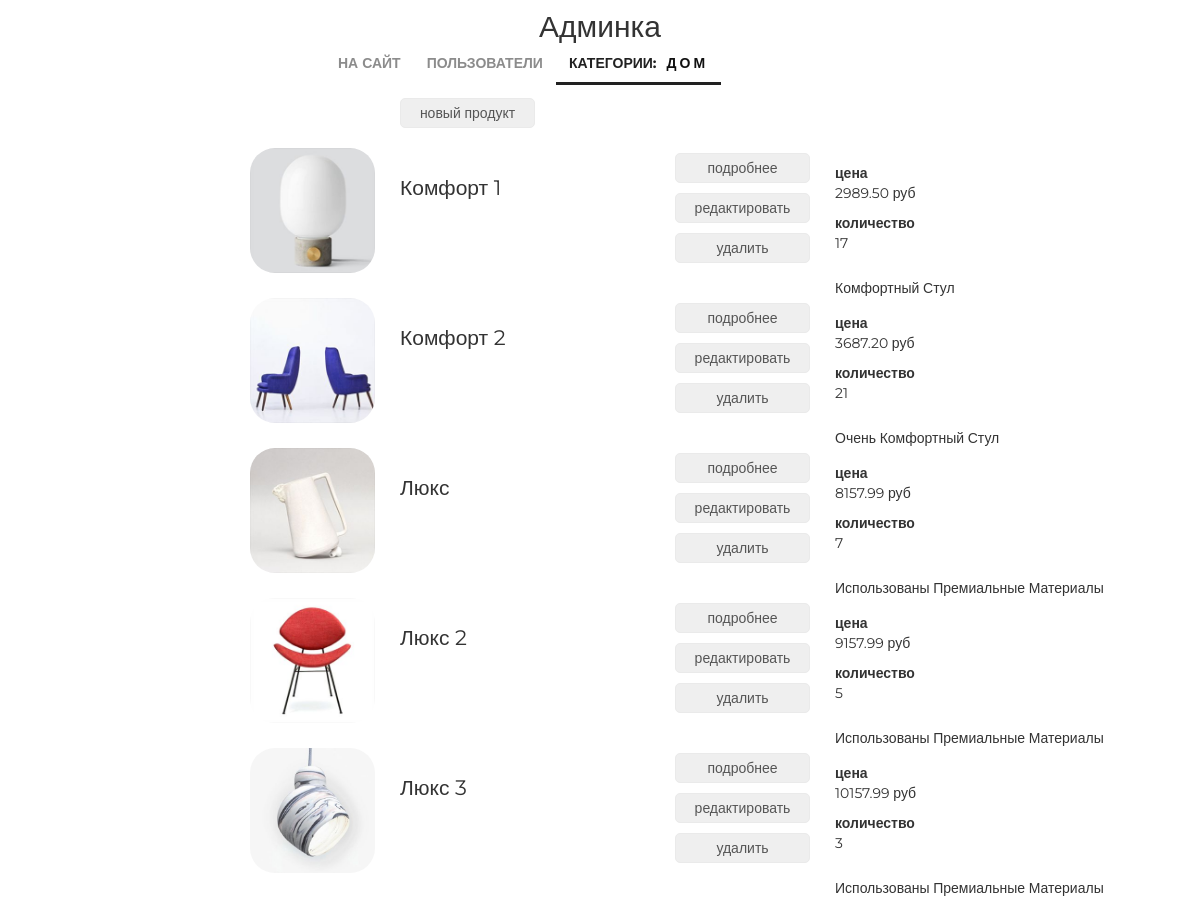
Screenshot of /admin/products/read/category/1/ (signed in) with the database file from the repository.
### mainapp/models.py (models this page shows, shortened)
class ProductCategory(models.Model):
    name = models.CharField(verbose_name='название категории', max_length=64, unique=True)
    description = models.TextField(verbose_name='описание категории', blank=True)
    is_active = models.BooleanField(verbose_name='категория активна', default=True)

class Product(models.Model):
    category = models.ForeignKey(ProductCategory, on_delete=models.CASCADE)
    name = models.CharField(verbose_name='имя продукта', max_length=128)
    image = models.ImageField(upload_to='products_images', blank=True)
    short_desc = models.CharField(verbose_name='краткое описание продукта', max_length=60, blank=True)
    description = models.TextField(verbose_name='описание продукта', blank=True)
    price = models.DecimalField(verbose_name='цена продукта', max_digits=8, decimal_places=2, default=0)
    quantity = models.PositiveIntegerField(verbose_name='количество на складе', default=0)
    is_active = models.BooleanField(verbose_name='категория активна', default=True)

### adminapp/views.py (the view)
# urls.py: re_path(r'^products/create/category/(?P<pk>\d+)/$', adminapp.product_create, name='product_create'),
@user_passes_test(lambda u: u.is_superuser)
def products(request, pk):
    title = 'админка/продукт'
    category = get_object_or_404(ProductCategory, pk=pk)
    products_list = Product.objects.filter(category__pk=pk).order_by('name')
    content = {
        'title': title,
        'category': category,
        'objects': products_list,
    }
    return render(request, 'adminapp/products.html', content)

### adminapp/templatetags/my_tags.py (called while the page is built)
def media_folder_products(string):
    if not string:
        string = 'products_images/default.jpg'
    new_string = "{}{}".format(URL_PREFIX, string)
    return new_string

### adminapp/templates/adminapp/products.html
{% extends 'adminapp/base.html' %}
{% load static %}
{% load my_tags %}
{% block content %}
    <div class="products_list">
		<button class="new_product">
			<a href={% url 'admin:product_create' category.pk %}>новый продукт</a>
		</button>
		{% for object in objects %}
			<div class="product_record {% if not object.is_active %}not_active{% endif %}">
				<img src="{{ object.image|media_folder_products }}" alt="{{ object.name }}">
				<div class="product_name">
					{{ object.name|title }}
				</div>
				<div class="product_actions">
					<button>
						<a href={% url 'admin:product_read' object.pk %}>подробнее</a>
					</button>
					<button>
						<a href={% url 'admin:product_update' object.pk %}>редактировать</a>
					</button>
					<button>
						<a href={% url 'admin:product_delete' object.pk %}>удалить</a>
					</button>
				</div>
				<div class="summary">
					<b>цена</b>
					<p>{{ object.price }} руб</p>
					<b>количество</b>
					<p>{{ object.quantity }}</p>
				</div>
				<div class="product_desc">
					{{ object.short_desc|title }}
				</div>
			</div>
		{% endfor%}
	</div>
{% endblock %}

### adminapp/templates/adminapp/includes/inc_menu.html
<ul class="menu">
    <li><a href="{% url 'main' %}">на сайт</a></li>
    <li>
        <a href="{% url 'admin:users' %}" class="{% if request.resolver_match.url_name == 'users' %}active{% endif %}">
            пользователи
        </a>
    </li>
    <li>
        <a href="{% url 'admin:categories' %}"
        class="{% if request.resolver_match.url_name == 'categories' or category.name %}active{% endif %}">
            категории{% if category %}:<span>{{ category.name }}</span>{% endif %}
        </a>
    </li>
</ul>

### static/css/style.css (style rules this page uses)
* { margin: 0; padding: 0; }
body { font-family: 'Montserrat', sans-serif; }
html, body { height: 100%; }
.admin_container .menu span { margin-left: 10px; font-weight: bold; letter-spacing: 3px; color: #111; }
.products_list { margin-left: 250px; }
.products_list .new_product { margin-left: 150px; }
.products_list button { border: 1px solid #eaeaea; border-radius: 5px; height: 30px; margin: 5px auto; width: 135px; padding: 0 15px; }
.products_list a { color: #555; text-decoration: none; }
.product_record { height: 125px; margin: 15px auto; position: relative; }
.product_record .product_name { display: block; float: left; margin-top: 25px; margin-left: 25px; width: 250px; font-size: 150%; }
.product_record .product_actions { display: block; float: left; margin-top: 0px; margin-left: 25px; width: 135px; }
.product_record .product_desc { display: block; float: left; margin-top: 15px; margin-left: 25px; width: 350px; }
.product_record .summary { display: block; float: left; margin-top: 15px; margin-left: 25px; width: 100px; }
.product_record img { display: block; float: left; height: 125px; width: 125px; border-radius: 25px; }
.admin_menu ul.menu { display: block; float: none; width: 550px; height: 50px; margin: auto; color: #555; }
.menu { list-style-type: none; margin-top: 67px; float: right; }
.menu li { float: left; }
.menu a { color: #8c8c8c; font-size: 14px; font-weight: 700; text-align: right; text-transform: uppercase; text-decoration: none; padding: 10px 13px; }
.menu .active { color: #212121; font-weight: 700; border-bottom: 3px solid #212121; }

### rows the page displays
ProductCategory: name "ДОМ"
Product: image|media_folder_products (picture), name "Комфорт 1", price "2989.50", quantity "17", short_desc "Комфортный Стул"
Product: image|media_folder_products (picture), name "Комфорт 2", price "3687.20", quantity "21", short_desc "Очень Комфортный Стул"
Product: image|media_folder_products (picture), name "Люкс", price "8157.99", quantity "7", short_desc "Использованы Премиальные Материалы"
Product: image|media_folder_products (picture), name "Люкс 2", price "9157.99", quantity "5", short_desc "Использованы Премиальные Материалы"
Product: image|media_folder_products (picture), name "Люкс 3", price "10157.99", quantity "3", short_desc "Использованы Премиальные Материалы"
